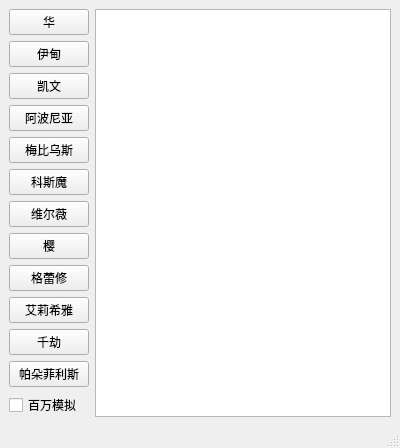
<?xml version="1.0" encoding="UTF-8"?>
<ui version="4.0">
 <class>MainWindow</class>
 <widget class="QMainWindow" name="MainWindow">
  <property name="geometry">
   <rect>
    <x>0</x>
    <y>0</y>
    <width>400</width>
    <height>400</height>
   </rect>
  </property>
  <property name="windowTitle">
   <string>千界一乘</string>
  </property>
  <widget class="QWidget" name="centralwidget">
   <layout class="QGridLayout" name="gridLayout">
    <item row="0" column="1">
     <widget class="QPlainTextEdit" name="plainTextEdit"/>
    </item>
    <item row="0" column="0">
     <layout class="QVBoxLayout" name="verticalLayout">
      <item>
       <widget class="QPushButton" name="pushButton_11">
        <property name="text">
         <string>华</string>
        </property>
       </widget>
      </item>
      <item>
       <widget class="QPushButton" name="pushButton_4">
        <property name="text">
         <string>伊甸</string>
        </property>
       </widget>
      </item>
      <item>
       <widget class="QPushButton" name="pushButton">
        <property name="text">
         <string>凯文</string>
        </property>
       </widget>
      </item>
      <item>
       <widget class="QPushButton" name="pushButton_3">
        <property name="text">
         <string>阿波尼亚</string>
        </property>
       </widget>
      </item>
      <item>
       <widget class="QPushButton" name="pushButton_9">
        <property name="text">
         <string>梅比乌斯</string>
        </property>
       </widget>
      </item>
      <item>
       <widget class="QPushButton" name="pushButton_8">
        <property name="text">
         <string>科斯魔</string>
        </property>
       </widget>
      </item>
      <item>
       <widget class="QPushButton" name="pushButton_5">
        <property name="text">
         <string>维尔薇</string>
        </property>
       </widget>
      </item>
      <item>
       <widget class="QPushButton" name="pushButton_7">
        <property name="text">
         <string>樱</string>
        </property>
       </widget>
      </item>
      <item>
       <widget class="QPushButton" name="pushButton_10">
        <property name="text">
         <string>格蕾修</string>
        </property>
       </widget>
      </item>
      <item>
       <widget class="QPushButton" name="pushButton_2">
        <property name="text">
         <string>艾莉希雅</string>
        </property>
       </widget>
      </item>
      <item>
       <widget class="QPushButton" name="pushButton_6">
        <property name="text">
         <string>千劫</string>
        </property>
       </widget>
      </item>
      <item>
       <widget class="QPushButton" name="pushButton_12">
        <property name="text">
         <string>帕朵菲利斯</string>
        </property>
       </widget>
      </item>
      <item>
       <widget class="QCheckBox" name="checkBox">
        <property name="text">
         <string>百万模拟</string>
        </property>
       </widget>
      </item>
     </layout>
    </item>
   </layout>
  </widget>
  <widget class="QStatusBar" name="statusbar"/>
 </widget>
 <resources/>
 <connections/>
</ui>
